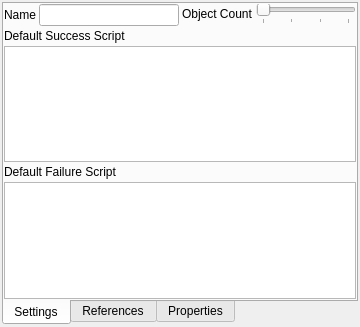
<?xml version="1.0" encoding="UTF-8"?>
<ui version="4.0">
 <class>VerbWidget</class>
 <widget class="QWidget" name="VerbWidget">
  <property name="geometry">
   <rect>
    <x>0</x>
    <y>0</y>
    <width>360</width>
    <height>327</height>
   </rect>
  </property>
  <property name="sizePolicy">
   <sizepolicy hsizetype="Expanding" vsizetype="Expanding">
    <horstretch>0</horstretch>
    <verstretch>0</verstretch>
   </sizepolicy>
  </property>
  <property name="windowTitle">
   <string>Form</string>
  </property>
  <property name="layoutDirection">
   <enum>Qt::LeftToRight</enum>
  </property>
  <layout class="QVBoxLayout" name="verticalLayout">
   <property name="leftMargin">
    <number>2</number>
   </property>
   <property name="topMargin">
    <number>2</number>
   </property>
   <property name="rightMargin">
    <number>2</number>
   </property>
   <property name="bottomMargin">
    <number>2</number>
   </property>
   <item>
    <widget class="QTabWidget" name="tabWidget">
     <property name="tabPosition">
      <enum>QTabWidget::South</enum>
     </property>
     <property name="currentIndex">
      <number>0</number>
     </property>
     <widget class="QWidget" name="tabSettings">
      <attribute name="title">
       <string>Settings</string>
      </attribute>
      <layout class="QVBoxLayout" name="verticalLayout_2">
       <property name="spacing">
        <number>3</number>
       </property>
       <property name="leftMargin">
        <number>0</number>
       </property>
       <property name="topMargin">
        <number>0</number>
       </property>
       <property name="rightMargin">
        <number>0</number>
       </property>
       <property name="bottomMargin">
        <number>0</number>
       </property>
       <item>
        <layout class="QHBoxLayout" name="horizontalLayout">
         <item>
          <layout class="QFormLayout" name="formLayout_2">
           <item row="0" column="0">
            <widget class="QLabel" name="labelName">
             <property name="text">
              <string>Name</string>
             </property>
            </widget>
           </item>
           <item row="0" column="1">
            <widget class="QLineEdit" name="lineEditName"/>
           </item>
          </layout>
         </item>
         <item>
          <layout class="QFormLayout" name="formLayout_3">
           <item row="0" column="1">
            <widget class="QSlider" name="horizontalSlider">
             <property name="minimum">
              <number>1</number>
             </property>
             <property name="maximum">
              <number>4</number>
             </property>
             <property name="pageStep">
              <number>1</number>
             </property>
             <property name="orientation">
              <enum>Qt::Horizontal</enum>
             </property>
             <property name="tickPosition">
              <enum>QSlider::TicksBelow</enum>
             </property>
             <property name="tickInterval">
              <number>1</number>
             </property>
            </widget>
           </item>
           <item row="0" column="0">
            <widget class="QLabel" name="labelObjectCount">
             <property name="text">
              <string>Object Count</string>
             </property>
            </widget>
           </item>
          </layout>
         </item>
        </layout>
       </item>
       <item>
        <layout class="QHBoxLayout" name="layoutActionStructure"/>
       </item>
       <item>
        <widget class="QLabel" name="labelDefaultSuccessScript">
         <property name="text">
          <string>Default Success Script</string>
         </property>
        </widget>
       </item>
       <item>
        <widget class="ScriptEdit" name="scriptEditSuccess"/>
       </item>
       <item>
        <widget class="QLabel" name="labelDefaultFailureScript">
         <property name="text">
          <string>Default Failure Script</string>
         </property>
        </widget>
       </item>
       <item>
        <widget class="ScriptEdit" name="scriptEditFailure"/>
       </item>
      </layout>
     </widget>
     <widget class="QWidget" name="tabReferences">
      <attribute name="title">
       <string>References</string>
      </attribute>
      <layout class="QVBoxLayout" name="verticalLayout_4">
       <property name="spacing">
        <number>2</number>
       </property>
       <property name="leftMargin">
        <number>0</number>
       </property>
       <property name="topMargin">
        <number>0</number>
       </property>
       <property name="rightMargin">
        <number>0</number>
       </property>
       <property name="bottomMargin">
        <number>2</number>
       </property>
      </layout>
     </widget>
     <widget class="QWidget" name="tabProperties">
      <attribute name="title">
       <string>Properties</string>
      </attribute>
      <layout class="QVBoxLayout" name="verticalLayout_3">
       <property name="leftMargin">
        <number>0</number>
       </property>
       <property name="topMargin">
        <number>0</number>
       </property>
       <property name="rightMargin">
        <number>0</number>
       </property>
       <property name="bottomMargin">
        <number>0</number>
       </property>
       <item>
        <widget class="PropertyEditor" name="propertyEditor" native="true"/>
       </item>
      </layout>
     </widget>
    </widget>
   </item>
  </layout>
 </widget>
 <customwidgets>
  <customwidget>
   <class>ScriptEdit</class>
   <extends>QPlainTextEdit</extends>
   <header>Widgets/ScriptEdit.hpp</header>
  </customwidget>
  <customwidget>
   <class>PropertyEditor</class>
   <extends>QWidget</extends>
   <header>Widgets/PropertyEditor.hpp</header>
   <container>1</container>
  </customwidget>
 </customwidgets>
 <resources/>
 <connections/>
</ui>
